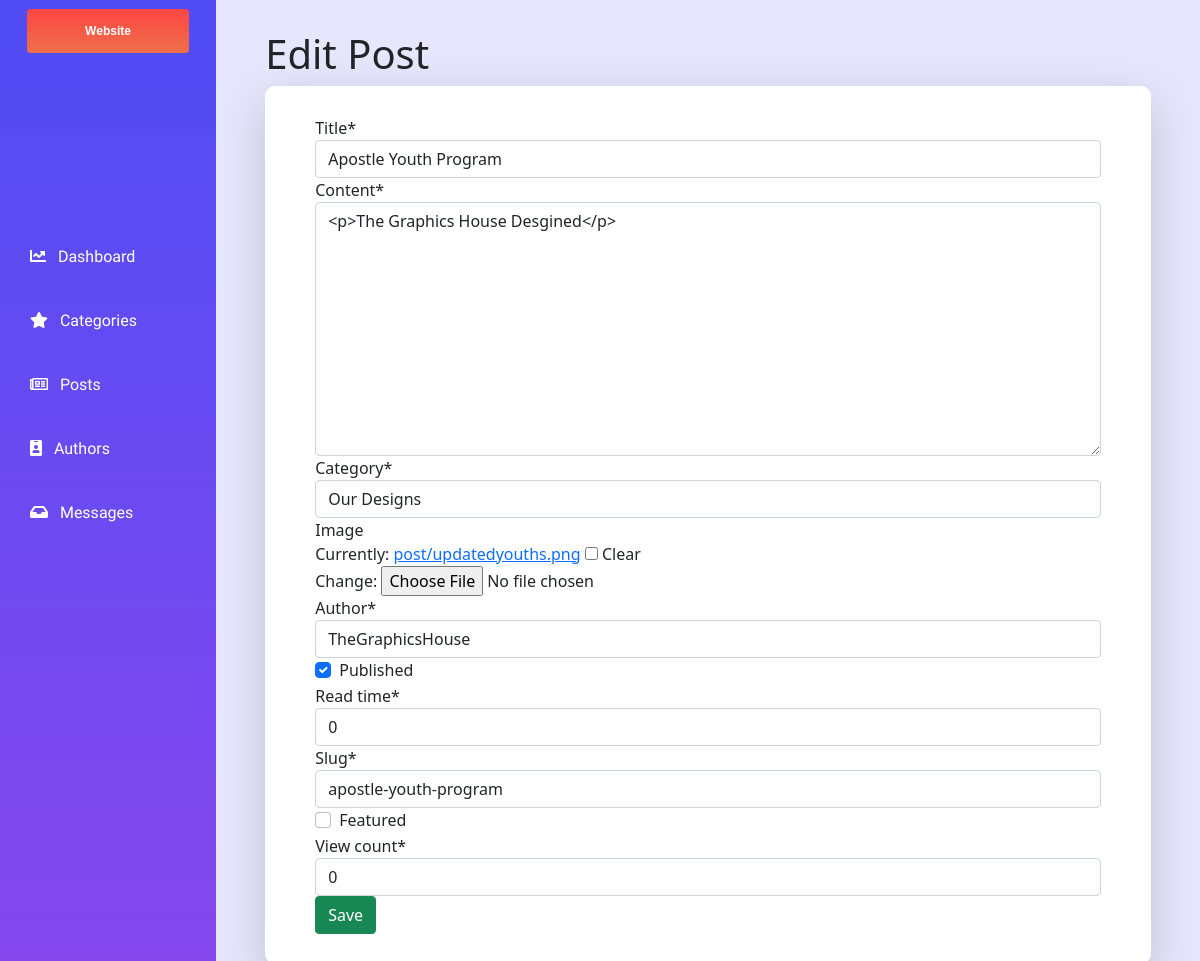
The app's page /dashboard/PostEdit/our-designs/apostle-youth-program/ (signed in) with its own data.
### website/models.py (models this page shows, shortened)
class Post(models.Model):
    title = models.CharField(max_length=250, unique=True)
    content = RichTextUploadingField()
    category = models.ForeignKey(Category, on_delete=models.CASCADE)
    image = models.ImageField(upload_to='post', blank=True, null=True)
    author = models.ForeignKey(settings.AUTH_USER_MODEL, on_delete=models.CASCADE)
    published = models.BooleanField(default=False)
    created = models.DateTimeField(auto_now_add=True, blank=True, null=True)
    updated = models.DateTimeField(auto_now=True, blank=True, null=True)
    read_time = models.IntegerField()
    slug = models.SlugField(null=True,unique=True)
    featured = models.BooleanField(default=False)
    view_count = models.IntegerField(default=0)
    class Meta:
        ordering = ('title',)
        verbose_name = 'post'
        verbose_name_plural = 'posts'

### dashboard/views.py (the view)
# urls.py: path('PostEdit/<slug:category_slug>/<slug:post_slug>/', views.editPost, name='editPost'),
@user_passes_test(group_check)
def editPost(request, category_slug, post_slug):
    editPost = Post.objects.get(category__slug=category_slug, slug=post_slug)
    form = PostForm(request.POST or None, request.FILES or None, instance = editPost)
    if form.is_valid():
        form.save()
        return HttpResponseRedirect(reverse('dashboard:posts'))
    context = {'form':form}
    return render(request, 'dashboard/posts_edit.html', context )

### contact/forms.py
class MessageForm(ModelForm):
    class Meta:
        model = Messages
        fields = ['name', 'email', 'body']

### website/forms.py
class PostForm(ModelForm):
    class Meta:
        model = Post
        fields = '__all__'

### dashboard/views.py (called while the page is built)
def group_check(user):
    if user.groups.filter(name="Admin").exists() == True:
        return True
    else:
        return False

### website/context_processors.py (called while the page is built)
def whatWeDo(request):
    whatWeDo = Post.objects.filter(category = 8)
    return dict(whatWeDo=whatWeDo)

def menu(request):
    links = Category.objects.filter(navbar = True)
    return dict(links=links)

def user_count(request):
    def get_ip(request):
            address = request.META.get('HTTP_X_FORWARDED_FOR')
            if address:
                ip = address.split(',')[-1].strip()
            else:
                ip = request.META.get('REMOTE_ADDR')
            return ip
    ip = get_ip(request)
    u = UserSession(user=ip)
    result = UserSession.objects.filter(Q(user__icontains=ip))
    if len(result) == 1:
        print("user exists")
    elif len(result) > 1:
        print("user exists again")
    else:
        u.save()
        print("user is uniqq")
    countusers = UserSession.objects.all().count()
    print("total users", countusers)
    return dict(countusers=countusers)

def post_menu(request):
    post_list = Post.objects.filter(published = True)
    return dict(post_list=post_list)

def message_count(request):
    message_countAll = Messages.objects.filter(read=False)
    message_count = message_countAll.count()
    return dict(message_count=message_count)

def contact_form(request):
    formMessage = MessageForm()
    context = {
        'formMessage':formMessage
    }
    return context

### website/models.py (called while the page is built)
    def __str__(self):
        return self.name

### dashboard/templates/dashboard/posts_edit.html (shortened to what this page needs)
{% extends "baseManager.html" %}
{% load static %}
{% load crispy_forms_tags %}
{% block content%}
<link rel="stylesheet" href="{% static 'css/category.css' %}" />
  <div class="content mobileContainer">
    <div style="width: 90%;" class="tableHeaderContainer">
      <div class="postSection">
        <h1 class="postSectionItem">Edit Post</h1>
      </div>
    </div>
<div style="border-radius: 10px;" class="tableConatiner  shadow-lg">
    <form style="width: 100%;" class="formContainer" action="" method="post" enctype="multipart/form-data">
        {{ form | crispy }}
        <button class="btn btn-success" type="submit">Save</button>
    </form>
</div>
</div>
    {% endblock content %}

### static/css/manager.css (style rules this page uses)
@media only screen and (min-width: 969px) { .content { height: 100vh !important; background-color: #E6E7FC; width: 82%; display: flex; align-items: center; flex-direction: column; } }
@media only screen and (min-width: 969px) { .sidebar, .content { height: 100vh !important; overflow: auto; float: left; } }

### static/css/category.css (style rules this page uses)
@media only screen and (min-width: 969px) { .formContainer { width: 90%; } }
@media only screen and (min-width: 969px) { .tableConatiner { display: flex; justify-content: center; width: 90%; padding: 30px 50px; border-radius: 70px; background-color: white; } }
@media only screen and (min-width: 969px) { .postSection { display: flex; align-items: center; } }
@media only screen and (min-width: 969px) { .tableHeaderContainer { padding-top: 3%; display: flex; align-items: center; justify-content: space-between; } }
@media only screen and (min-width: 969px) { .postSectionItem { margin-right:30px; } }
@media only screen and (min-width: 969px) { ::placeholder { padding: 10px; } }

### records on screen
Post: title "Apostle Youth Program", content "<p>The Graphics House Desgined</p>", category "Our Designs", author "TheGraphicsHouse", published "☑", read_time "0", slug "apostle-youth-program", view_count "0"
